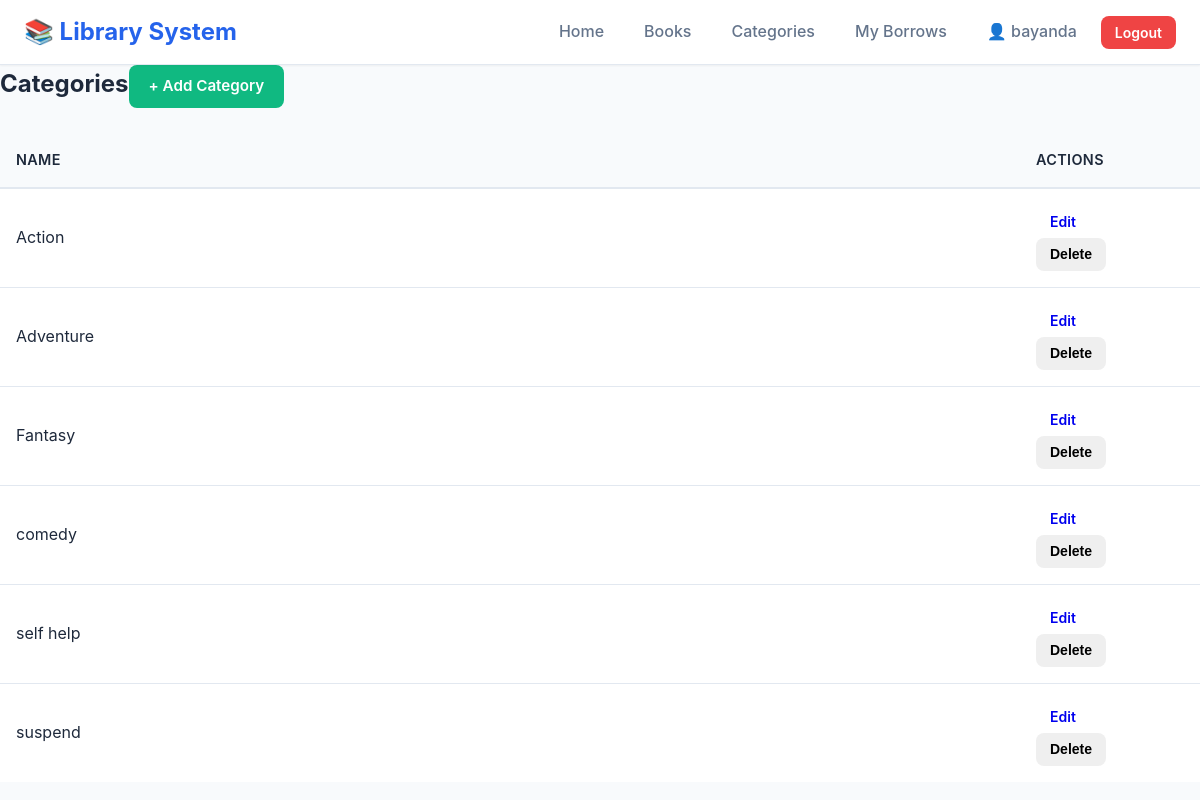
/categories (signed in), run on the app's committed database.
### library_app_2025/models.py (models this page shows, shortened)
class User(db.Model, UserMixin):
    id = db.Column(db.Integer, primary_key=True)
    username = db.Column(db.String(150), unique=True, nullable=False)
    password = db.Column(db.String(255), nullable=False)
    role = db.Column(db.String(50), nullable=False, default='user')  # 'admin' or 'user'
    borrows = db.relationship('Borrow', backref='user', lazy=True)

class Category(db.Model):
    id = db.Column(db.Integer, primary_key=True)
    name = db.Column(db.String(50), unique=True, nullable=False)
    books = db.relationship('Book', backref='category', lazy=True)

### library_app_2025/app.py (the view)
@app.route('/categories')
def view_categories():
    categories = Category.query.order_by(Category.name.asc()).all()
    return render_template('categories.html', categories=categories)

### library_app_2025/app.py (called while the page is built)
@login_manager.user_loader
def load_user(user_id):
    return User.query.get(int(user_id))

### library_app_2025/templates/categories.html
{% extends 'base.html' %}
{% block content %}
<div class="d-flex justify-content-between align-items-center mb-3">
  <h2 class="h4 mb-0">Categories</h2>
  <a class="btn btn-success" href="{{ url_for('add_category') }}">+ Add Category</a>
</div>
<div class="table-responsive">
  <table class="table table-striped align-middle">
    <thead>
      <tr>
        <th>Name</th>
        <th style="width: 180px;">Actions</th>
      </tr>
    </thead>
    <tbody>
      {% for c in categories %}
      <tr>
        <td>{{ c.name }}</td>
        <td>
          <a class="btn btn-sm btn-outline-primary" href="{{ url_for('edit_category', cat_id=c.id) }}">Edit</a>
          <form action="{{ url_for('delete_category', cat_id=c.id) }}" method="POST" class="d-inline" onsubmit="return confirm('Delete this category?');">
            <button class="btn btn-sm btn-outline-danger" type="submit">Delete</button>
          </form>
        </td>
      </tr>
      {% else %}
      <tr><td colspan="2" class="text-center text-muted">No categories yet.</td></tr>
      {% endfor %}
    </tbody>
  </table>
</div>
{% endblock %}

### library_app_2025/templates/base.html (shortened to what this page needs)
<!DOCTYPE html>
<html lang="en">
<head>
    <link rel="stylesheet" href="{{ url_for('static', filename='style.css') }}">
</head>
<body>
    <nav class="navbar">
        <div class="navbar-container">
            <a href="{{ url_for('index') }}" class="navbar-brand">
                📚 Library System
            </a>
            <ul class="navbar-nav">
                {% if current_user.is_authenticated %}
                    <li><a href="{{ url_for('index') }}" class="nav-link">Home</a></li>
                    <li><a href="{{ url_for('view_books') }}" class="nav-link">Books</a></li>
                    <li><a href="{{ url_for('view_categories') }}" class="nav-link">Categories</a></li>
                    <li><a href="{{ url_for('my_borrows') }}" class="nav-link">My Borrows</a></li>
                    <li><span class="nav-link text-muted">👤 {{ current_user.username }}</span></li>
                    <li><a href="{{ url_for('logout') }}" class="btn btn-sm btn-danger">Logout</a></li>
                {% else %}
                    <li><a href="{{ url_for('login') }}" class="btn btn-sm btn-primary">Login</a></li>
                    <li><a href="{{ url_for('register') }}" class="btn btn-sm btn-outline">Register</a></li>
                {% endif %}
            </ul>
        </div>
    </nav>
    {% block content %}{% endblock %}
</body>
</html>

### library_app_2025/static/Images/style.css (style rules this page uses)
:root { --primary-color: #2563eb; --primary-hover: #1d4ed8; --secondary-color: #64748b; --success-color: #10b981; --warning-color: #f59e0b; --danger-color: #ef4444; --info-color: #3b82f6; --background: #f8fafc; --surface: #ffffff; --text-primary: #1e293b; --text-secondary: #64748b; --border-color: #e2e8f0; --shadow-sm: 0 1px 2px 0 rgba(0, 0, 0, 0.05); --shadow-md: 0 4px 6px -1px rgba(0, 0, 0, 0.1), 0 2px 4px -1px rgba(0, 0, 0, 0.06); --shadow-lg: 0 10px 15px -3px rgba(0, 0, 0, 0.1), 0 4px 6px -2px rgba(0, 0, 0, 0.05); --radius-sm: 0.375rem; --radius-md: 0.5rem; --radius-lg: 0.75rem; }
* { margin: 0; padding: 0; box-sizing: border-box; }
body { font-family: -apple-system, BlinkMacSystemFont, 'Segoe UI', Roboto, 'Helvetica Neue', Arial, sans-serif; background-color: var(--background); color: var(--text-primary); line-height: 1.6; min-height: 100vh; }
.navbar { background-color: var(--surface); box-shadow: var(--shadow-sm); border-bottom: 1px solid var(--border-color); position: sticky; top: 0; z-index: 1000; }
.navbar-container { max-width: 1280px; margin: 0 auto; padding: 0 1.5rem; display: flex; justify-content: space-between; align-items: center; min-height: 4rem; }
.navbar-brand { font-size: 1.5rem; font-weight: 700; color: var(--primary-color); text-decoration: none; display: flex; align-items: center; gap: 0.5rem; }
.navbar-nav { list-style: none; display: flex; gap: 0.5rem; align-items: center; }
.nav-link { color: var(--text-secondary); text-decoration: none; padding: 0.5rem 1rem; border-radius: var(--radius-md); transition: all 0.2s; font-weight: 500; }
.btn { display: inline-block; padding: 0.625rem 1.25rem; font-size: 0.95rem; font-weight: 600; text-align: center; text-decoration: none; border: none; border-radius: var(--radius-md); cursor: pointer; transition: all 0.2s; line-height: 1.5; }
.btn-success { background-color: var(--success-color); color: white; }
.btn-danger { background-color: var(--danger-color); color: white; }
.btn-sm { padding: 0.375rem 0.875rem; font-size: 0.875rem; }
.table { width: 100%; border-collapse: collapse; background-color: var(--surface); }
.table thead { background-color: var(--background); }
.table th { padding: 1rem; text-align: left; font-weight: 600; color: var(--text-primary); border-bottom: 2px solid var(--border-color); font-size: 0.9rem; text-transform: uppercase; letter-spacing: 0.025em; }
.table td { padding: 1rem; border-bottom: 1px solid var(--border-color); color: var(--text-primary); }
.table tbody tr:last-child td { border-bottom: none; }
.text-muted { color: var(--text-secondary); }
.mb-0 { margin-bottom: 0; }
.mb-3 { margin-bottom: 1.5rem; }
.d-flex { display: flex; }

### data on the page
User: username "bayanda"
Category: name "Action"
Category: name "Adventure"
Category: name "Fantasy"
Category: name "comedy"
Category: name "self help"
Category: name "suspend"
